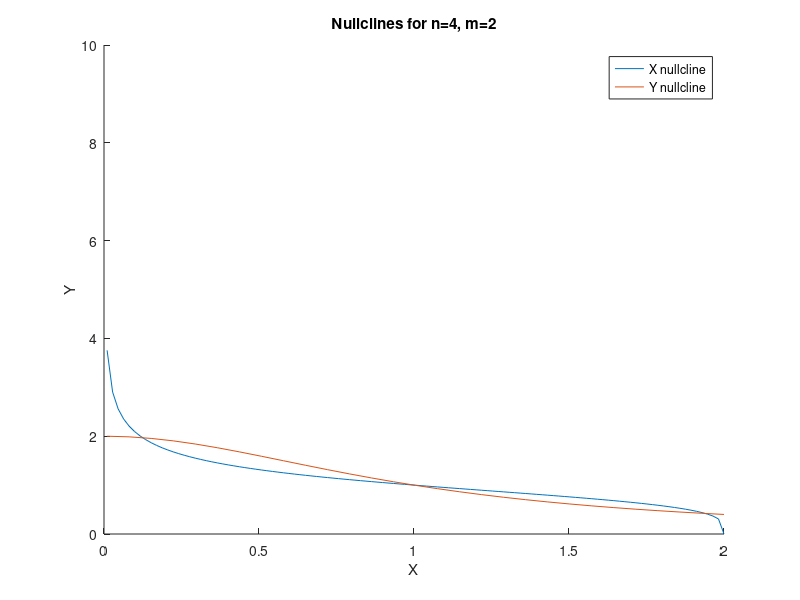

Write the MATLAB code that produced this figure. (Note: this script raises an error after producing the figure.)

n = [4];
m = [2];

close all
figure (1)
i=1;
subplot(1,length(n),i);
xnull = @(x) (2./x -1).^(1./n(i));
hold on;
ynull = @(x) 2./(1+ x.^m(i));
fplot(xnull,[0.01 2]);
fplot(ynull,[0.01 2]);
xlim([0 2]);
ylim([0 10]);
xlabel('X');
ylabel('Y');
title(sprintf('Nullclines for n=%d, m=%d',n(i),m(i)));
legend('X nullcline', 'Y nullcline');

funx = @(x) ynull(x) - xnull(x);
r(1) = fzero(funx, [0.3]);
r(2) = fzero(funx, [1]);
r(3) = fzero(funx, [1.7]);
ys = ynull(r);
plot(r, ys, 'ko');